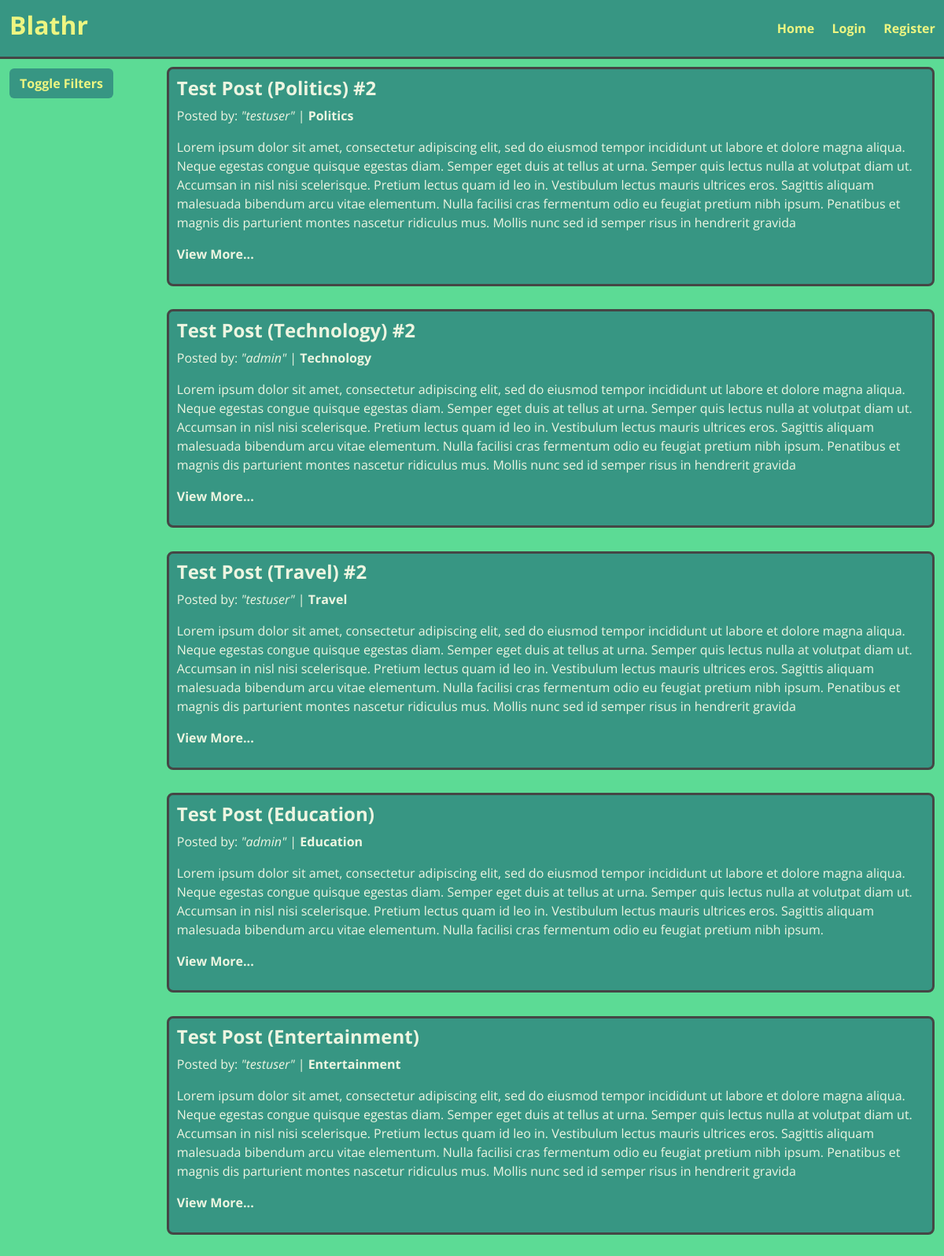
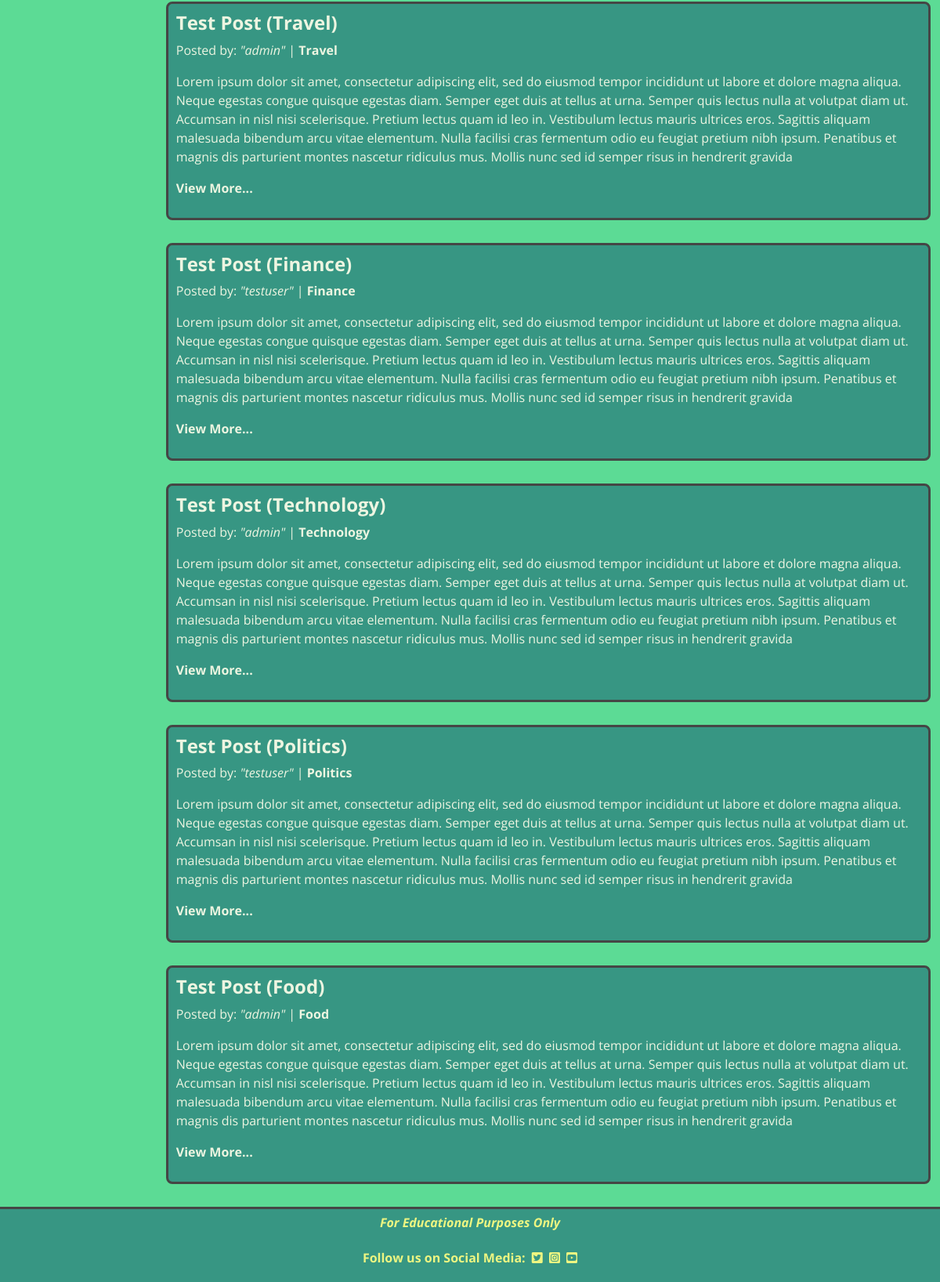
The page / on the database its author committed (2 pictures, top to bottom).
### posts/models.py (models this page shows, shortened)
class Post(models.Model):
    post_id = models.AutoField(primary_key=True)
    title = models.CharField(max_length=200, unique=True, blank=False,
                             null=False)
    author = models.ForeignKey(User, on_delete=models.CASCADE)
    created_date = models.DateTimeField(auto_now_add=True)
    content = models.TextField()
    category = models.ForeignKey(Category, on_delete=models.CASCADE)
    status = models.IntegerField(choices=STATUS, default=0)

class Category(models.Model):
    category_id = models.AutoField(primary_key=True)
    name = models.CharField(max_length=20, unique=True, null=False)
    def __str__(self):
        return self.name
    class Meta:
        verbose_name_plural = 'categories'
        ordering = ('name',)

### posts/views.py (the view)
# urls.py: 2. Add a URL to urlpatterns:  path('', views.home, name='home')
def home(request):
    category_list = Category.objects.all()
    post_list = Post.objects.filter(status=1).order_by('-created_date')
    paginator = Paginator(post_list, 6)  # Show 6 posts per page
    page_number = request.GET.get('page')
    page_obj = paginator.get_page(page_number)
    return render(request, 'index.html', {'post_list': post_list,
                                          'category_list': category_list,
                                          'page_obj': page_obj, })

### templates/index.html (shortened to what this page needs)
{% extends 'base.html' %}
{% block content %}
<div class="row" id="body-row">
    <div class="col-sm-12 col-md-2">
        <button type="button" class="btn" data-bs-toggle="collapse" data-bs-target="#narrow-results">Toggle
            Filters</button>
    </div>
    <div class="col-md-10">
        {% for post in post_list %}
        {% if post.status == 1 %}
        <div class="col-12">
            <div class="post-card border border-dark border-3 rounded-3">
                <div class="post-card-body">
                    <h4>{{ post.title }}</h4>
                    <p>Posted by: <em>"{{ post.author }}"</em> | <strong>{{ post.category }}</strong></p>
                    <p>{{ post.content | safe | slice:":600"}}</p>
                    <p><strong><a href="{% url 'post_detail' post.post_id %}">View More...</a></strong></p>
                </div>
            </div>
        </div>
        {% endif %}
        {% endfor %}
    </div>
</div>
{% endblock %}

### static/css/style.css (style rules this page uses)
body { background-color: #5CDB95; font-family: 'Open Sans', sans-serif; margin: 0; overflow-x: hidden; padding: 0; }
h2, h3, h4, h5, h6, #navbar-logo { font-weight: bold; }
.post-card { color: #EDF5E1; background-color: #379683; margin-bottom: 3%; padding: 1%; }
.post-card-body a { color: #EDF5E1; text-decoration: none; }
.btn { margin-top: 1%; margin-bottom: 1%; }
#body-row { margin: 0; padding: 0; justify-content: left; }
#body-row button { background-color: #379683; color: #EDF581; font-weight: bold; }
#footer-container, .post-card, #header-container, #post-detail-col { border-color: #454645!important; }

### rows shown on the page
Post: title "Test Post (Politics) #2", author "testuser", category "Politics", content "Lorem ipsum dolor sit amet, consectetur adipiscing elit, sed do eiusmod tempor incididunt ut labore et dolore magna aliqua. Neque egestas congue quisque egestas diam. Semper eget duis at tellus at urna. Semper quis lectus nulla at volutpat diam ut. Accumsan in nisl nisi scelerisque. Pretium lectus quam id leo in. Vestibulum lectus mauris ultrices eros. Sagittis aliquam malesuada bibendum arcu vitae elementum. Nulla facilisi cras fermentum odio eu feugiat pretium nibh ipsum. Penatibus et magnis dis parturient montes nascetur ridiculus mus. Mollis nunc sed id semper risus in hendrerit gravida"
Post: title "Test Post (Technology) #2", author "admin", category "Technology", content "Lorem ipsum dolor sit amet, consectetur adipiscing elit, sed do eiusmod tempor incididunt ut labore et dolore magna aliqua. Neque egestas congue quisque egestas diam. Semper eget duis at tellus at urna. Semper quis lectus nulla at volutpat diam ut. Accumsan in nisl nisi scelerisque. Pretium lectus quam id leo in. Vestibulum lectus mauris ultrices eros. Sagittis aliquam malesuada bibendum arcu vitae elementum. Nulla facilisi cras fermentum odio eu feugiat pretium nibh ipsum. Penatibus et magnis dis parturient montes nascetur ridiculus mus. Mollis nunc sed id semper risus in hendrerit gravida"
Post: title "Test Post (Travel) #2", author "testuser", category "Travel", content "Lorem ipsum dolor sit amet, consectetur adipiscing elit, sed do eiusmod tempor incididunt ut labore et dolore magna aliqua. Neque egestas congue quisque egestas diam. Semper eget duis at tellus at urna. Semper quis lectus nulla at volutpat diam ut. Accumsan in nisl nisi scelerisque. Pretium lectus quam id leo in. Vestibulum lectus mauris ultrices eros. Sagittis aliquam malesuada bibendum arcu vitae elementum. Nulla facilisi cras fermentum odio eu feugiat pretium nibh ipsum. Penatibus et magnis dis parturient montes nascetur ridiculus mus. Mollis nunc sed id semper risus in hendrerit gravida"
Post: title "Test Post (Education)", author "admin", category "Education", content "Lorem ipsum dolor sit amet, consectetur adipiscing elit, sed do eiusmod tempor incididunt ut labore et dolore magna aliqua. Neque egestas congue quisque egestas diam. Semper eget duis at tellus at urna. Semper quis lectus nulla at volutpat diam ut. Accumsan in nisl nisi scelerisque. Pretium lectus quam id leo in. Vestibulum lectus mauris ultrices eros. Sagittis aliquam malesuada bibendum arcu vitae elementum. Nulla facilisi cras fermentum odio eu feugiat pretium nibh ipsum."
Post: title "Test Post (Entertainment)", author "testuser", category "Entertainment", content "Lorem ipsum dolor sit amet, consectetur adipiscing elit, sed do eiusmod tempor incididunt ut labore et dolore magna aliqua. Neque egestas congue quisque egestas diam. Semper eget duis at tellus at urna. Semper quis lectus nulla at volutpat diam ut. Accumsan in nisl nisi scelerisque. Pretium lectus quam id leo in. Vestibulum lectus mauris ultrices eros. Sagittis aliquam malesuada bibendum arcu vitae elementum. Nulla facilisi cras fermentum odio eu feugiat pretium nibh ipsum. Penatibus et magnis dis parturient montes nascetur ridiculus mus. Mollis nunc sed id semper risus in hendrerit gravida"
Post: title "Test Post (Travel)", author "admin", category "Travel", content "Lorem ipsum dolor sit amet, consectetur adipiscing elit, sed do eiusmod tempor incididunt ut labore et dolore magna aliqua. Neque egestas congue quisque egestas diam. Semper eget duis at tellus at urna. Semper quis lectus nulla at volutpat diam ut. Accumsan in nisl nisi scelerisque. Pretium lectus quam id leo in. Vestibulum lectus mauris ultrices eros. Sagittis aliquam malesuada bibendum arcu vitae elementum. Nulla facilisi cras fermentum odio eu feugiat pretium nibh ipsum. Penatibus et magnis dis parturient montes nascetur ridiculus mus. Mollis nunc sed id semper risus in hendrerit gravida"
Post: title "Test Post (Finance)", author "testuser", category "Finance", content "Lorem ipsum dolor sit amet, consectetur adipiscing elit, sed do eiusmod tempor incididunt ut labore et dolore magna aliqua. Neque egestas congue quisque egestas diam. Semper eget duis at tellus at urna. Semper quis lectus nulla at volutpat diam ut. Accumsan in nisl nisi scelerisque. Pretium lectus quam id leo in. Vestibulum lectus mauris ultrices eros. Sagittis aliquam malesuada bibendum arcu vitae elementum. Nulla facilisi cras fermentum odio eu feugiat pretium nibh ipsum. Penatibus et magnis dis parturient montes nascetur ridiculus mus. Mollis nunc sed id semper risus in hendrerit gravida"
Post: title "Test Post (Technology)", author "admin", category "Technology", content "Lorem ipsum dolor sit amet, consectetur adipiscing elit, sed do eiusmod tempor incididunt ut labore et dolore magna aliqua. Neque egestas congue quisque egestas diam. Semper eget duis at tellus at urna. Semper quis lectus nulla at volutpat diam ut. Accumsan in nisl nisi scelerisque. Pretium lectus quam id leo in. Vestibulum lectus mauris ultrices eros. Sagittis aliquam malesuada bibendum arcu vitae elementum. Nulla facilisi cras fermentum odio eu feugiat pretium nibh ipsum. Penatibus et magnis dis parturient montes nascetur ridiculus mus. Mollis nunc sed id semper risus in hendrerit gravida"
Post: title "Test Post (Politics)", author "testuser", category "Politics", content "Lorem ipsum dolor sit amet, consectetur adipiscing elit, sed do eiusmod tempor incididunt ut labore et dolore magna aliqua. Neque egestas congue quisque egestas diam. Semper eget duis at tellus at urna. Semper quis lectus nulla at volutpat diam ut. Accumsan in nisl nisi scelerisque. Pretium lectus quam id leo in. Vestibulum lectus mauris ultrices eros. Sagittis aliquam malesuada bibendum arcu vitae elementum. Nulla facilisi cras fermentum odio eu feugiat pretium nibh ipsum. Penatibus et magnis dis parturient montes nascetur ridiculus mus. Mollis nunc sed id semper risus in hendrerit gravida"
Post: title "Test Post (Food)", author "admin", category "Food", content "Lorem ipsum dolor sit amet, consectetur adipiscing elit, sed do eiusmod tempor incididunt ut labore et dolore magna aliqua. Neque egestas congue quisque egestas diam. Semper eget duis at tellus at urna. Semper quis lectus nulla at volutpat diam ut. Accumsan in nisl nisi scelerisque. Pretium lectus quam id leo in. Vestibulum lectus mauris ultrices eros. Sagittis aliquam malesuada bibendum arcu vitae elementum. Nulla facilisi cras fermentum odio eu feugiat pretium nibh ipsum. Penatibus et magnis dis parturient montes nascetur ridiculus mus. Mollis nunc sed id semper risus in hendrerit gravida"
